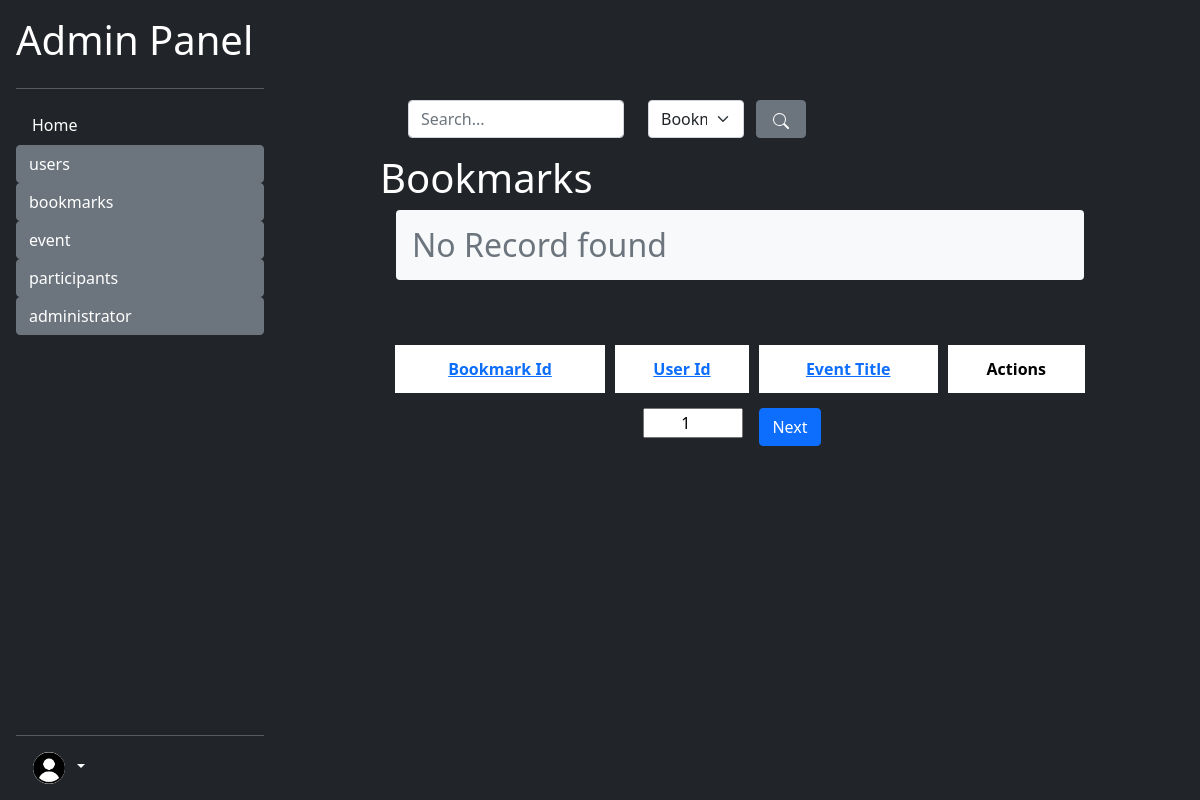
The app's page /admin/bookmarks/list_bookmarks.php (signed in), older data.
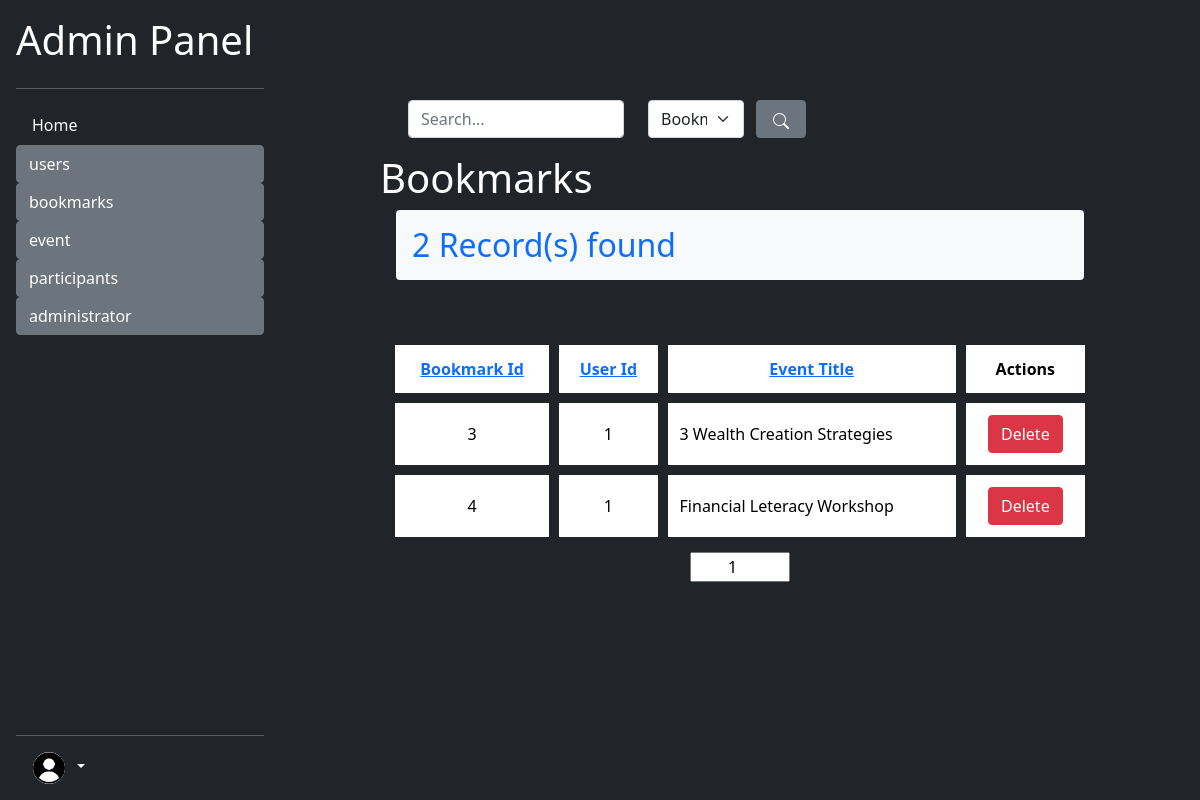
The same page, newer data.
### tables this page shows
CREATE TABLE `bookmarks` (
  `bookmark_id` int(11) NOT NULL,
  `user_id` int(11) NOT NULL,
  `Event_Title` varchar(30) NOT NULL
);

### utility/utility.php (called while the page is built, shortened)
<?php
function concatPaths(...$paths)
{
    $toReturn = array_shift($paths);
    foreach ($paths as $path) {
        if ($path != "") {
            $toReturn .=  "/" . $path;
        }
    }
    return  $toReturn;
}
function getVariableParentPath($fullPath, $levelsUp)
{
    $path = parse_url($fullPath)["path"];
    $pathArr  = explode("/", $path);
    $discardedChilds = array_slice($pathArr,  0, -$levelsUp);
    return implode("/", $discardedChilds);
}
class Database
{
    public $con;
    function __construct()
    {
        $this->con = mysqli_connect(self::DB_HOST, self::DB_USER, self::DB_PASSWORD, self::DB_NAME);
    }
    function select($columnArray, $whereStatements, $table = 'user')
    {
        $queryStatement = "SELECT " . array_shift($columnArray);
        foreach ($columnArray as $col) {
            $queryStatement .= ", $col";
        }
        if ($whereStatements == "") {
            $queryStatement .= " FROM $table";
        } else {
            $queryStatement .= " FROM $table WHERE $whereStatements;";
        }
        $this->queryResult = mysqli_query($this->con, $queryStatement);
        return mysqli_fetch_all($this->queryResult);
    }
}

### admin/bookmarks/list_bookmarks.php (the view, shortened to what the changed rows need)
<?php
require_once dirname(__FILE__) . "/../../env_variables.php";
require_once "$docRoot/utility/utility.php";
$searchSuccess = false;
$colArray = array(
    "bookmark_id" => "Bookmark Id",
    "user_id" => "User Id",
    "Event_Title" => "Event Title"
);
$sortCol = "user_id";
$sort = "ASC";
$db = new Database();
$pageNo = 1;
if (!$searchSuccess) {
    $whereStatement = "TRUE ORDER BY $sortCol $sort";
    $result = $db->select(array("bookmark_id", "user_id", "Event_Title"), $whereStatement, "bookmarks");
    $resultArr = $result;
}
$pageCount = ceil(count($resultArr) / 10);
?>
<!DOCTYPE html>
<html lang="en">
<head>
    <link href="https://cdn.jsdelivr.net/npm/bootstrap@5.0.2/dist/css/bootstrap.min.css" rel="stylesheet">
    <link href="../index.css" type="text/css" rel="stylesheet">
</head>
<body class="bg-dark">
    <?php
    include_once "../sidebar.php";
    ?>
    <section class="text-white">
        <form class="mb-0 mx-3 row container mb-3" action="" method="GET">
            <div class="col-md-4">
            </div>
            <div class="col-md-2">
            </div>
            <button type="submit" class="btn btn-secondary" style="width: 50px;">
            </button>
        </form>
        <h1>Bookmarks</h1>
        <?php
        if (count($resultArr) > 0) {
            $resultCount = count($resultArr);
            echo "<h2 class='text-primary bg-light rounded-2 p-3 mx-3'>$resultCount Record(s) found</h2>";
        } else {
            echo "<h2 class='text-secondary bg-light rounded-2 p-3 mx-3'>No Record found</h2>";
        }
        ?>
        <table class="event-list">
            <tr class="text-center">
                <?php
                $searchParams = "";
                foreach ($colArray as $col => $headerName) {
                    $tempSort = "ASC";
                    if ($sortCol == $col) {
                        $tempSort = $sort;
                    }
                    echo <<<HTML
                    <th>
                        <a href="{$_SERVER['PHP_SELF']}?pageNo=$pageNo&col=$col&sort=$tempSort$searchParams">
                        $headerName
                        </a>
                    </th>
HTML;
                }
                ?>
                <th>Actions</th>
            </tr>
            <?php
            $startIndex = ($pageNo - 1) * 10;
            for ($i = $startIndex; $i < $startIndex + 10 && $i < count($resultArr); $i++) {
                echo <<<HTML
                    <tr class="text-center">
                        <td>{$resultArr[$i][0]}</td>
                        <td>{$resultArr[$i][1]}</td>
                        <td style="text-align:left;">{$resultArr[$i][2]}</td>
                        <td>
                            <button class="btn btn-danger" onclick="enableModal([{$resultArr[$i][0]}, '{$resultArr[$i][1]}', '{$resultArr[$i][2]}']);">Delete</button>
                        </td>
                    </tr>
HTML;
            }
            ?>
        </table>
        <?php
        $next = $pageNo + 1;
        echo '<div class="d-flex flex-row justify-content-center px-auto container">';
        ?>
        <?php
        echo <<<HTML
        <form action="{$_SERVER['PHP_SELF']}" method="GET">
            <input name="pageNo" value="$pageNo" id="pageNoInput" type="number" placeholder="1 ... {$pageCount}" min="1" max="{$pageCount}">
        </form>
HTML;
        ?>
        <?php
        if ($next != $pageCount + 1) {
            echo <<<HTML
                <button type="button" onclick="window.location='{$_SERVER['PHP_SELF']}?pageNo=$next'" class="btn btn-primary mx-3">
                    Next
                </button>
HTML;
        }
        echo '</div>';
        ?>
    </section>
</body>
</html>

### admin/sidebar.php (shortened to what the changed rows need)
<?php
require_once dirname(__FILE__) . "/../env_variables.php";
require_once "$docRoot/utility/utility.php";
?>
<div id="admin-sidebar" class="d-flex flex-column flex-shrink-0 p-3 text-white bg-dark">
    <a href="/" class="d-flex align-items-center mb-3 mb-md-0 me-md-auto text-white text-decoration-none">
        <h1>Admin Panel</h1>
    </a>
    <ul class="nav nav-pills flex-column mb-auto">
        <?php
        $dirList = array(
            "index.php" => "Home",
            'users' => array(
                "list_user.php" => "List Users",
                "add_user.php" => "Add Users",
            ),
            'bookmarks' => array(
                "list_bookmarks.php" => "List Bookmarks",
                "add_bookmark.php" => "Add Bookmark",
            ),
            'event' => array(
                "list_events.php" => "List Events",
                "add_event.php" => "Add Events",
            ),
            'participants' => array(
                "list_participants.php" => "List Participants",
                "add_participant.php" => "Add Participants",
            ),
            'administrator' => array(
                "list_admins.php" => "List Admins",
                "add_admin.php" => "Add Admin",
            )
        );
        $basePath = "$sevRoot/admin";
        function createSideMenu($dirArray, $currentPath )
        {
            $currentParentPath = getVariableParentPath($_SERVER['PHP_SELF'], 1);
            $currentFullPath = $_SERVER['PHP_SELF'];
            foreach ($dirArray as $dir => $dirOrFiles) {
                if (is_array($dirOrFiles)) {
                    if ($currentParentPath  == concatPaths($currentPath, $dir)) {
                        $activeStatus = "active";
                    } else {
                        $activeStatus = "btn-secondary";
                    }
                    echo <<<HTML
                    <li>
                        <button class="btn btn-primary $activeStatus" style="text-align:left; width:100%;" onclick="displaySideBar(this);">
                        $dir
                        </button>
                        <ul class="nav nav-pills flex-column subSideBar" >
HTML;
                    echo "  </ul>";
                    echo "</li>";
                } else if (is_string($dir)) {
                    if ($currentFullPath == concatPaths($currentPath, $dir)) {
                        $childActiveStatus = "bg-light text-dark";
                    } else {
                        $childActiveStatus = "text-white ";
                    }
                    echo  <<<HTML
                    <li class="container">
                        <a href="$currentPath/$dir" class="nav-link $childActiveStatus">$dirOrFiles</a>
                    </li>
HTML;
                }
            }
        }
        createSideMenu($dirList, $basePath);
        ?>
    </ul>
</div>

Row changes from the older to the newer data that the page shows:
added bookmarks: bookmark "3", user "1", Event_Title "3 Wealth Creation Strategies"
added bookmarks: bookmark "4", user "1", Event_Title "Financial Leteracy Workshop"
Text that changed along with them:
$resultCount: (not shown) → "2"
text no longer shown: "No Record found Next"
text now shown: "Record(s) found"
